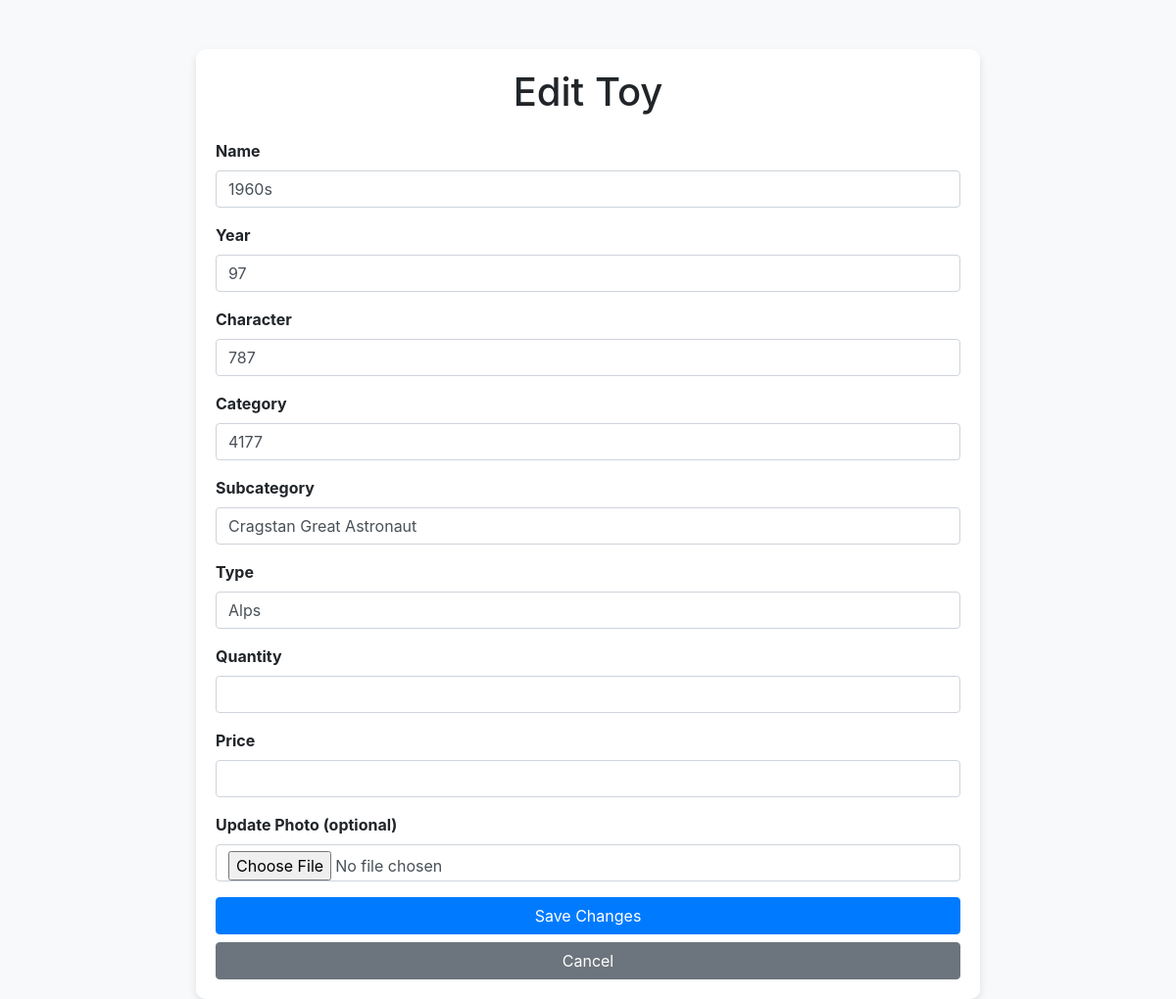
Screenshot of /edit-toy/2 with the database file from the repository.
### tables this page shows
CREATE TABLE Toys (
    ToyID INTEGER PRIMARY KEY AUTOINCREMENT,
    UniqueID TEXT NOT NULL UNIQUE,
    Year INTEGER,
    CategoryID INTEGER NOT NULL,
    SubcategoryID INTEGER NOT NULL,
    TypeID INTEGER NOT NULL,
    Subject TEXT,
    Manufacturers TEXT,
    Universe TEXT,
    CharacterAccessories TEXT,
    Material TEXT,
    Country TEXT,
    ItemCondition TEXT,
    IsComplete INTEGER DEFAULT 0,
    Box INTEGER DEFAULT 0,
    BoxCondition TEXT,
    Quantity INTEGER NOT NULL,
    Price REAL,
    Photo TEXT, UserID INTEGER,
    FOREIGN KEY (CategoryID) REFERENCES Categories(CategoryID),
    FOREIGN KEY (SubcategoryID) REFERENCES Subcategories(SubcategoryID),
    FOREIGN KEY (TypeID) REFERENCES Types(TypeID)
);

### app.py (the view, shortened to what this page needs)
@app.route("/edit-toy/<int:toy_id>", methods=["GET", "POST"])
def edit_toy(toy_id):
    conn = sqlite3.connect("database/toy_inventory.db")
    cursor = conn.cursor()
    toy = cursor.execute("SELECT * FROM Toys WHERE ToyID = ?", (toy_id,)).fetchone()
    conn.close()
    return render_template("edit_toy.html", toy=toy)

### templates/edit_toy.html (shortened to what this page needs)
<!DOCTYPE html>
<html lang="en">
<head>
    <link
        rel="stylesheet"
        href="https://stackpath.bootstrapcdn.com/bootstrap/4.5.2/css/bootstrap.min.css"
    >
</head>
<body>
    <div class="container">
        <h1 class="text-center mb-4">Edit Toy</h1>
        <form method="POST" enctype="multipart/form-data" action="/edit-toy/{{ toy[0] }}">
            <div class="form-group">
                <label for="name">Name</label>
                <input type="text" class="form-control" id="name" name="name" value="{{ toy[2] }}" required>
            </div>
            <div class="form-group">
                <label for="year">Year</label>
                <input type="number" class="form-control" id="year" name="year" value="{{ toy[3] }}" required>
            </div>
            <div class="form-group">
                <label for="character">Character</label>
                <input type="text" class="form-control" id="character" name="character" value="{{ toy[4] }}">
            </div>
            <div class="form-group">
                <label for="category">Category</label>
                <input type="text" class="form-control" id="category" name="category" value="{{ toy[5] }}" required>
            </div>
            <div class="form-group">
                <label for="subcategory">Subcategory</label>
                <input type="text" class="form-control" id="subcategory" name="subcategory" value="{{ toy[6] }}">
            </div>
            <div class="form-group">
                <label for="type">Type</label>
                <input type="text" class="form-control" id="type" name="type" value="{{ toy[7] }}">
            </div>
            <div class="form-group">
                <label for="quantity">Quantity</label>
                <input type="number" class="form-control" id="quantity" name="quantity" value="{{ toy[8] }}" required>
            </div>
            <div class="form-group">
                <label for="price">Price</label>
                <input type="number" class="form-control" id="price" name="price" value="{{ toy[9] }}" step="0.01" required>
            </div>
            <div class="form-group">
                <label for="photo">Update Photo (optional)</label>
                <input type="file" class="form-control" id="photo" name="photo" accept="image/*">
            </div>
            <button type="submit" class="btn btn-primary btn-block">Save Changes</button>
            <a href="/toys" class="btn btn-secondary btn-block">Cancel</a>
        </form>
    </div>
</body>
</html>

### templates/edit_toy.html (style rules this page uses)
body { background-color: #f8f9fa; }
.container { margin-top: 50px; max-width: 800px; background: white; padding: 20px; border-radius: 10px; box-shadow: 0 4px 8px rgba(0, 0, 0, 0.1); }
.form-group label { font-weight: bold; }
.btn-primary { background-color: #007bff; border-color: #007bff; }

### rows the page displays
Toys: name "1960s", year "97", character "787", category "4177", subcategory "Cragstan Great Astronaut", type "Alps"
